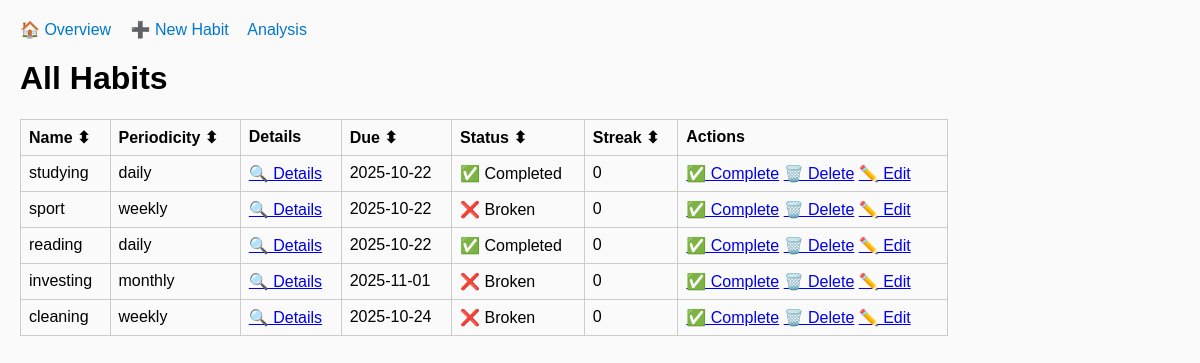
The page / on the database its author committed.
### tables this page shows
CREATE TABLE habits (
            id INTEGER PRIMARY KEY AUTOINCREMENT,
            name TEXT NOT NULL,
            periodicity TEXT CHECK(periodicity IN ('daily','weekly','monthly','yearly')),
            created_at TEXT NOT NULL,
            start_date TEXT,
            due_date TEXT,
            active_days TEXT,
            completed INTEGER DEFAULT 0
        );

### app.py (the view)
@app.route("/")
def index():
    manager.update_habit_statuses()
    habits = manager.get_all_habits()
    for h in habits:
        h.current_streak = manager.get_streak(h.id)
    return render_template("index.html", habits=habits)

### habit.py (called while the page is built)
    @classmethod
    def from_row(cls, row):
        return cls(**dict(row))

### habit_manager.py (called while the page is built, shortened)
    def get_all_habits(self):
        conn = get_connection()
        c = conn.cursor()
        c.execute("SELECT * FROM habits")
        habits = [Habit.from_row(row) for row in c.fetchall()]
        conn.close()
        return habits

    def get_completions(self, habit_id):
        conn = get_connection()
        c = conn.cursor()
        c.execute("SELECT completed_at FROM completions WHERE habit_id = ? ORDER BY completed_at", (habit_id,))
        rows = [r["completed_at"] for r in c.fetchall()]
        conn.close()
        return rows

    def get_streak(self, habit_id):
        completions = self.get_completions(habit_id)
        if not completions:
            return 0

### storage.py (called while the page is built)
def get_connection():
    conn = sqlite3.connect(DB_NAME, timeout=10)
    conn.row_factory = sqlite3.Row
    return conn

### utils.py (called while the page is built, shortened)
def _to_date_list(active_days):
    out = []
    for d in active_days or []:
        if isinstance(d, str):
            try:
                out.append(datetime.strptime(d, "%Y-%m-%d").date())
            except Exception:
                continue
        else:
            out.append(d)  # if already a date
    return sorted(out)

def calculate_next_due_date(habit):
    today = datetime.now().date()
    periodicity = (habit.get("periodicity") or "daily")
    active_days = habit.get("active_days") or []
    dates = _to_date_list(active_days)
    future = [d for d in dates if d >= today]
    if future:
        return future[0].isoformat()
    last = dates[-1]
    next_date = last
    if periodicity == "daily":
        while next_date < today:
            next_date = next_date + timedelta(days=1)
        return next_date.isoformat()

### templates/index.html (shortened to what this page needs)
{% extends "base.html" %}
{% block content %}
<h1>All Habits</h1>
<table id="habitTable" border="1">
  <thead>
    <tr>
      <th onclick="sortTable(0)">Name ⬍</th>
      <th onclick="sortTable(1)">Periodicity ⬍</th>
      <th>Details</th>
      <th onclick="sortTable(3)">Due ⬍</th>
      <th onclick="sortTable(4)">Status ⬍</th>
      <th onclick="sortTable(5)">Streak ⬍</th>
      <th>Actions</th>
    </tr>
  </thead>
  <tbody>
    {% for h in habits %}
    <tr>
      <td>{{ h["name"] }}</td>
      <td>{{ h["periodicity"] }}</td>
      <td><a href="{{ url_for('habit_detail', habit_id=h['id']) }}">🔍 Details</a></td>
      <td>{{ h["due_date"] }}</td>
      <td>
        {% if h["completed"] %}
          ✅ Completed
        {% else %}
          ❌ Broken
        {% endif %}
      </td>
      <td>{{ h["current_streak"] }}</td>
      <td>
        <a href="{{ url_for('complete', habit_id=h['id']) }}">✅ Complete</a>
        <a href="{{ url_for('delete_habit_route', habit_id=h['id']) }}">🗑️ Delete</a>
        <a href="{{ url_for('edit_habit', habit_id=h['id']) }}">✏️ Edit</a>
      </td>
    </tr>
    {% endfor %}
  </tbody>
</table>
{% endblock %}

### static/style.css (style rules this page uses)
body { font-family: Arial, sans-serif; margin: 20px; background: #fafafa; }
table { border-collapse: collapse; width: 80%; }
th, td { border: 1px solid #ccc; padding: 8px; text-align: left; }

### rows shown on the page
habits: name "studying", periodicity "daily", due_date "2025-10-22", completed "✅ Completed", current_streak "0"
habits: name "sport", periodicity "weekly", due_date "2025-10-22", shows "❌ Broken", current_streak "0"
habits: name "reading", periodicity "daily", due_date "2025-10-22", completed "✅ Completed", current_streak "0"
habits: name "investing", periodicity "monthly", due_date "2025-11-01", shows "❌ Broken", current_streak "0"
habits: name "cleaning", periodicity "weekly", due_date "2025-10-24", shows "❌ Broken", current_streak "0"
